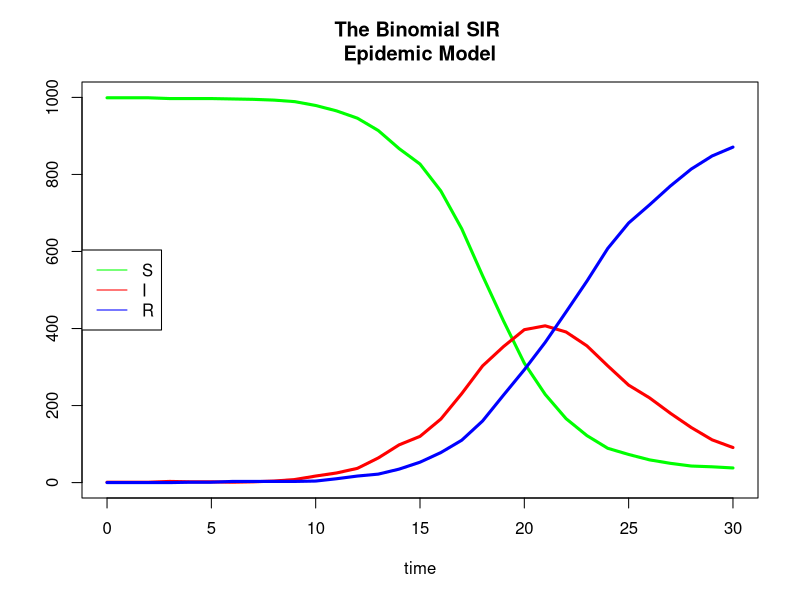

Write the R code that produced this figure.
set.seed(191962)
N<- 1000
beta<- 0.7
gamma<- 0.2
S<- c()
I<- c()
R<- c()

S[1]<- N-1
I[1]<- 1
R[1]<- 0

for (j in 1:30) {
   X<- rbinom(1,S[j],beta*I[j]/N)
   Y<- rbinom(1,I[j],gamma)
   S[j+1]<- S[j]-X
   I[j+1]<- I[j]+X-Y
   R[j+1]<- R[j]+Y
}

time<- 0:30
plot(time,S, type="l", lty=1, lwd=3, main="The Binomial SIR 
Epidemic Model", ylim=c(0,N), col="green",ylab="")
lines(time,I,lwd=3, col="red")
lines(time,R,lwd=3, col="blue")
legend("left", c("S","I","R"), lty=1, col=c("green","red","blue"))
